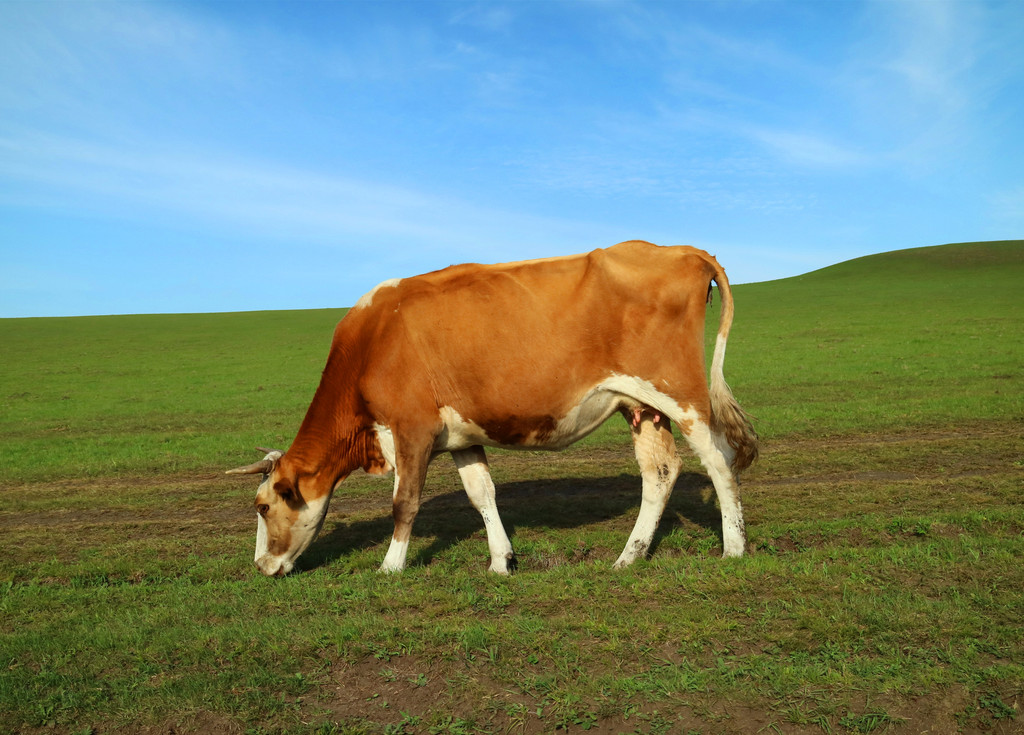
#> input picture wzm/hw1/cow.jpg, 1024 x 735 px
$ python ex2.py
#> lines starting #> are read from the running program, lines starting #| are printed output that depends on the picture; after the words box and inside, x2 and y2 are one past the last pixel; in counts of white or black regions, pixels touching at a corner belong together
import numpy as np
import cv2
img = cv2.imread('cow.jpg',1)
#> img is the input picture: shape (735, 1024, 3); mean B, G, R 118.7, 135.5, 116.2
for i in range(1,4):
    for j in range(1,4):
        cv2.rectangle(img,((i-1)*50,0),(i*50,j*50),(0,255,0),3)
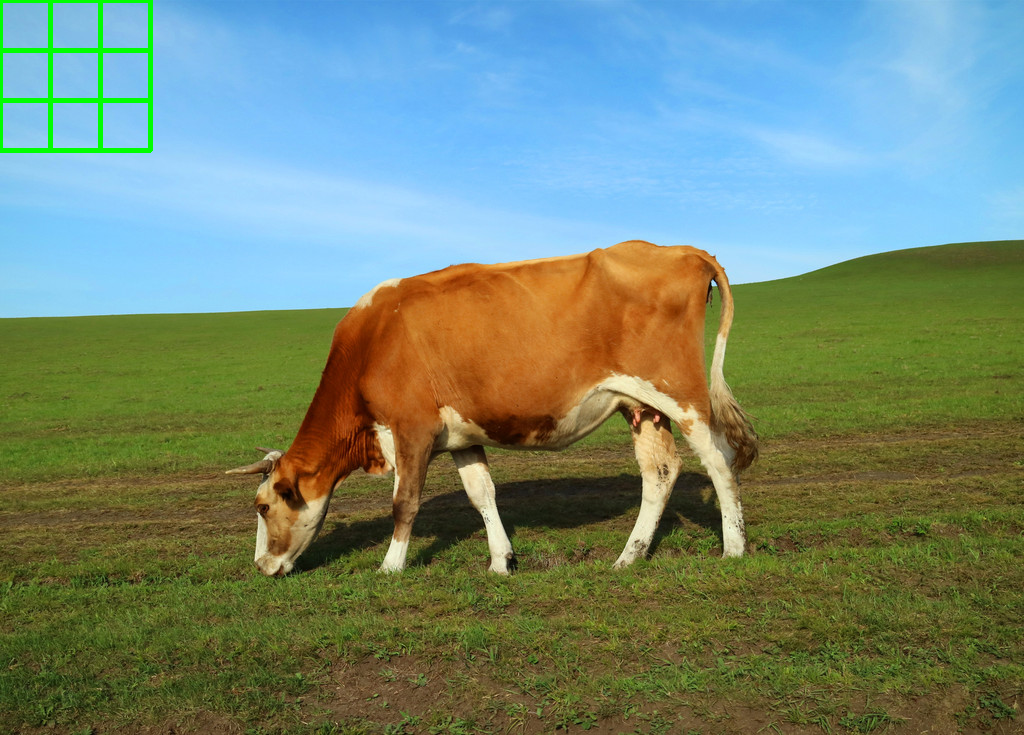
#> img: shape (735, 1024, 3); 0.69% of pixels changed, all inside (x1, y1, x2, y2) = (0, 0, 153, 153)
cv2.imshow('image',img)
cv2.waitKey(0)
cv2.destroyAllWindows()
cv2.imwrite('cow1.jpg',img)
